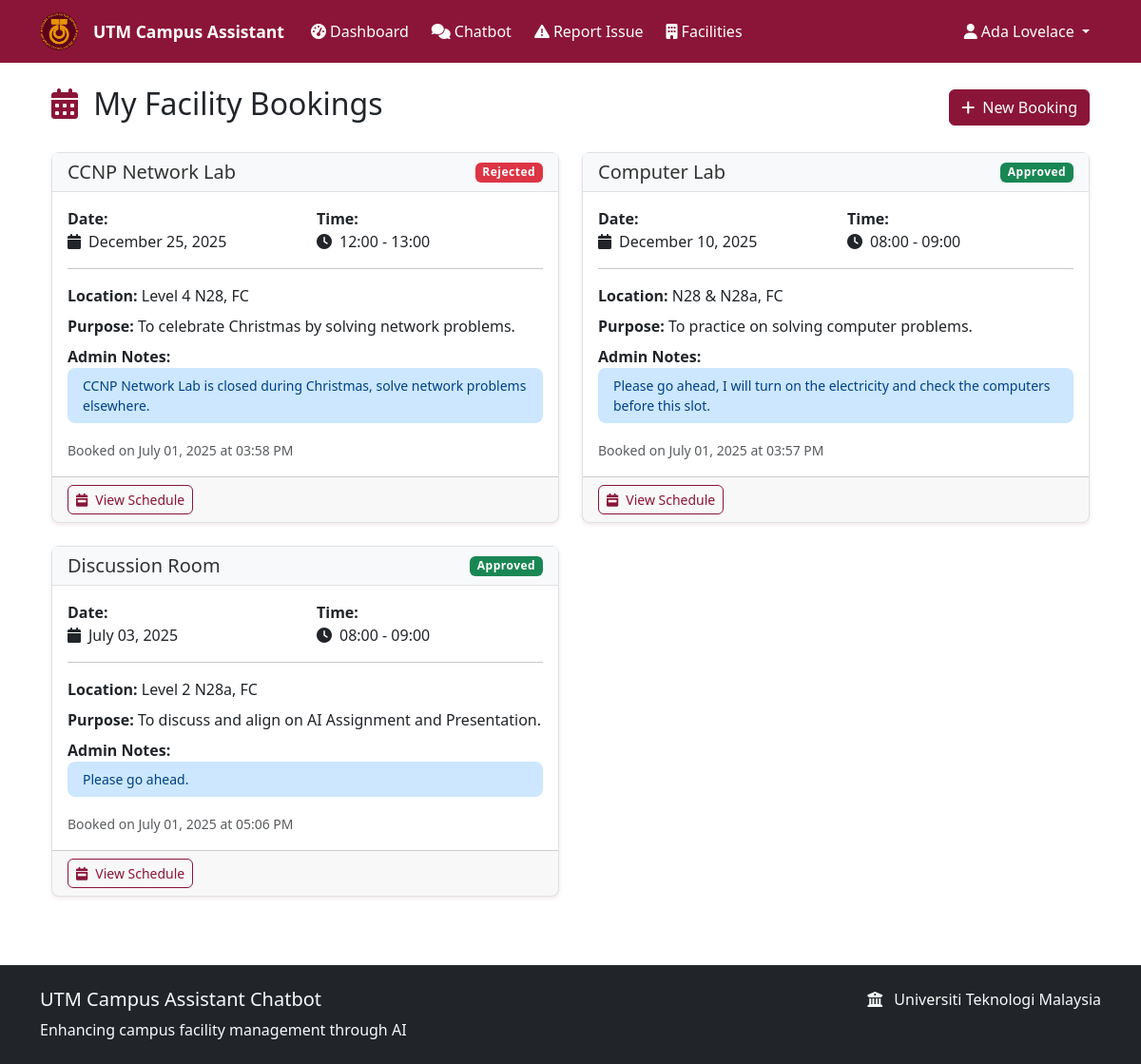
Screenshot of /my_bookings (signed in) with the database file from the repository.
### models.py (models this page shows, shortened)
class User(UserMixin, db.Model):
    __tablename__ = 'users'
    id = db.Column(db.Integer, primary_key=True)
    username = db.Column(db.String(80), unique=True, nullable=False)
    email = db.Column(db.String(120), unique=True, nullable=False)
    password_hash = db.Column(db.String(256), nullable=False)
    role = db.Column(Enum(UserRole), nullable=False, default=UserRole.STUDENT)
    full_name = db.Column(db.String(100), nullable=False)
    student_id = db.Column(db.String(20), unique=True, nullable=True)
    created_at = db.Column(db.DateTime, default=datetime.utcnow)

class FacilityBooking(db.Model):
    __tablename__ = 'facility_bookings'
    id = db.Column(db.Integer, primary_key=True)
    facility_id = db.Column(db.Integer, db.ForeignKey('facilities.id'), nullable=False)
    user_id = db.Column(db.Integer, db.ForeignKey('users.id'), nullable=False)
    booking_date = db.Column(db.Date, nullable=False)
    start_hour = db.Column(db.Integer, nullable=False)  # 0-23 for hour slots
    end_hour = db.Column(db.Integer, nullable=False)    # 0-23 for hour slots
    purpose = db.Column(db.String(200))
    status = db.Column(Enum(BookingStatus), default=BookingStatus.PENDING)
    admin_notes = db.Column(db.Text)
    created_at = db.Column(db.DateTime, default=datetime.utcnow)
    updated_at = db.Column(db.DateTime, default=datetime.utcnow, onupdate=datetime.utcnow)
    facility = db.relationship('Facility', backref='bookings')
    user = db.relationship('User', backref='facility_bookings')
    @property
    def time_slot_display(self):
        return f"{self.start_hour:02d}:00 - {self.end_hour:02d}:00"

class Facility(db.Model):
    __tablename__ = 'facilities'
    id = db.Column(db.Integer, primary_key=True)
    name = db.Column(db.String(100), nullable=False)
    category = db.Column(db.String(50), nullable=False)
    location = db.Column(db.String(200), nullable=False)
    description = db.Column(db.Text)
    is_bookable = db.Column(db.Boolean, default=False)
    is_active = db.Column(db.Boolean, default=True)
    capacity = db.Column(db.Integer)
    operating_hours = db.Column(db.String(100))
    contact_info = db.Column(db.String(200))
    created_at = db.Column(db.DateTime, default=datetime.utcnow)
    updated_at = db.Column(db.DateTime, default=datetime.utcnow, onupdate=datetime.utcnow)

### routes.py (the view)
@app.route('/my_bookings')
@login_required
def my_bookings():
    bookings = FacilityBooking.query.filter_by(user_id=current_user.id).order_by(
        FacilityBooking.booking_date.desc(),
        FacilityBooking.start_hour.desc()
    ).all()
    return render_template('my_bookings.html', bookings=bookings)

### flask_app.py (called while the page is built)
@login_manager.user_loader
def load_user(user_id):
    from models import User
    return User.query.get(int(user_id))

### templates/my_bookings.html (shortened to what this page needs)
{% extends "base.html" %}
{% block content %}
<div class="container mt-4">
    <div class="d-flex justify-content-between align-items-center mb-4">
        <h2>
            <i class="fas fa-calendar-alt text-primary me-2"></i>
            My Facility Bookings
        </h2>
        <a href="{{ url_for('book_facility') }}" class="btn btn-primary">
            <i class="fas fa-plus me-2"></i>New Booking
        </a>
    </div>
    {% if bookings %}
    <div class="row">
        {% for booking in bookings %}
        <div class="col-md-6 mb-4">
            <div class="card">
                <div class="card-header d-flex justify-content-between align-items-center">
                    <h5 class="mb-0">{{ booking.facility.name }}</h5>
                    <span class="badge
                        {% if booking.status.value == 'pending' %}bg-warning text-dark
                        {% elif booking.status.value == 'approved' %}bg-success
                        {% elif booking.status.value == 'rejected' %}bg-danger
                        {% else %}bg-secondary{% endif %}">
                        {{ booking.status.value.title() }}
                    </span>
                </div>
                <div class="card-body">
                    <div class="row">
                        <div class="col-sm-6">
                            <strong>Date:</strong><br>
                            <i class="fas fa-calendar me-2"></i>{{ booking.booking_date.strftime('%B %d, %Y') }}
                        </div>
                        <div class="col-sm-6">
                            <strong>Time:</strong><br>
                            <i class="fas fa-clock me-2"></i>{{ booking.time_slot_display }}
                        </div>
                    </div>
                    <hr>
                    <div class="mb-2">
                        <strong>Location:</strong> {{ booking.facility.location }}
                    </div>
                    <div class="mb-2">
                        <strong>Purpose:</strong> {{ booking.purpose }}
                    </div>
                    {% if booking.admin_notes %}
                    <div class="mb-2">
                        <strong>Admin Notes:</strong>
                        <div class="alert alert-info small py-2">{{ booking.admin_notes }}</div>
                    </div>
                    {% endif %}
                    <small class="text-muted">
                        Booked on {{ booking.created_at.strftime('%B %d, %Y at %I:%M %p') }}
                    </small>
                </div>
                <div class="card-footer">
                    <div class="d-flex justify-content-between">
                        <a href="{{ url_for('facility_schedule', facility_id=booking.facility.id) }}"
                           class="btn btn-sm btn-outline-primary">
                            <i class="fas fa-calendar-week me-2"></i>View Schedule
                        </a>
                    </div>
                </div>
            </div>
        </div>
        {% endfor %}
    </div>
    {% endif %}
</div>
{% endblock %}

### templates/base.html (shortened to what this page needs)
<!DOCTYPE html>
<html lang="en">
<head>
    <link href="https://cdn.jsdelivr.net/npm/bootstrap@5.3.0/dist/css/bootstrap.min.css" rel="stylesheet">
    <link href="{{ url_for('static', filename='css/style.css') }}" rel="stylesheet">
    <link rel="stylesheet" href="https://cdnjs.cloudflare.com/ajax/libs/font-awesome/6.4.0/css/all.min.css">
</head>
<body>
    <nav class="navbar navbar-expand-lg navbar-dark">
        <div class="container">
            <a class="navbar-brand" href="{{ url_for('index') }}">
                <img src="{{ url_for('static', filename='images/facilities/utm-logo.png') }}" alt="UTM Logo" class="utm-logo-img">
                <span class="text-white">UTM Campus Assistant</span>
            </a>
            <div class="collapse navbar-collapse" id="navbarNav">
                <ul class="navbar-nav me-auto">
                    {% if current_user.is_authenticated %}
                        {% if current_user.role.value == 'student' %}
                            <li class="nav-item">
                                <a class="nav-link" href="{{ url_for('student_dashboard') }}">
                                    <i class="fas fa-tachometer-alt me-1"></i>Dashboard
                                </a>
                            </li>
                            <li class="nav-item">
                                <a class="nav-link" href="{{ url_for('chatbot') }}">
                                    <i class="fas fa-comments me-1"></i>Chatbot
                                </a>
                            </li>
                            <li class="nav-item">
                                <a class="nav-link" href="{{ url_for('report_issue') }}">
                                    <i class="fas fa-exclamation-triangle me-1"></i>Report Issue
                                </a>
                            </li>
                            <li class="nav-item">
                                <a class="nav-link" href="{{ url_for('facility_info') }}">
                                    <i class="fas fa-building me-1"></i>Facilities
                                </a>
                            </li>
                        {% endif %}
                    {% endif %}
                </ul>
                <ul class="navbar-nav">
                    {% if current_user.is_authenticated %}
                        <li class="nav-item dropdown">
                            <a class="nav-link dropdown-toggle" href="#" id="navbarDropdown" role="button" data-bs-toggle="dropdown">
                                <i class="fas fa-user me-1"></i>{{ current_user.full_name }}
                            </a>
                        </li>
                    {% endif %}
                </ul>
            </div>
        </div>
    </nav>
    <main class="container my-4">
        {% block content %}{% endblock %}
    </main>
    <footer class="bg-dark text-light py-4 mt-5">
        <div class="container">
            <div class="row">
                <div class="col-md-6">
                    <h5>UTM Campus Assistant Chatbot</h5>
                    <p class="mb-0">Enhancing campus facility management through AI</p>
                </div>
                <div class="col-md-6 text-md-end">
                    <p class="mb-0">
                        <i class="fas fa-university me-2"></i>
                        Universiti Teknologi Malaysia
                    </p>
                </div>
            </div>
        </div>
    </footer>
</body>
</html>

### static/css/style.css (style rules this page uses)
:root { --utm-maroon: #8B1538; --utm-maroon-dark: #6B1028; --utm-maroon-light: #AB1548; --utm-gold: #FFD700; --utm-gold-dark: #E5C100; --utm-gray: #f8f9fa; --utm-text: #333333; --utm-text-light: #666666; --utm-white: #ffffff; --utm-border: #dee2e6; }
.btn-primary { background-color: var(--utm-maroon); border-color: var(--utm-maroon); }
.btn-outline-primary { color: var(--utm-maroon); border-color: var(--utm-maroon); }
.text-primary { color: var(--utm-maroon) !important; }
.navbar-dark { background-color: var(--utm-maroon) !important; }
.navbar-brand { color: var(--utm-white) !important; font-weight: 700; font-size: 1.3rem; display: flex; align-items: center; gap: 0.5rem; }
.navbar-nav .nav-link { color: var(--utm-white) !important; font-weight: 500; transition: color 0.2s ease; margin: 0 0.25rem; }
.utm-logo-img { width: 40px; height: 40px; object-fit: cover; border-radius: 50%; margin-right: 8px; vertical-align: middle; }
.card { border: 1px solid var(--utm-border); border-radius: 0.5rem; box-shadow: 0 0.125rem 0.25rem rgba(139, 21, 56, 0.1); transition: transform 0.2s ease-in-out, box-shadow 0.2s ease-in-out; }
.card-header { background-color: var(--utm-gray); border-bottom: 1px solid var(--utm-border); font-weight: 600; color: var(--utm-text); }
.alert-info { background-color: #cce7ff; border-color: #b3d9ff; color: #004085; }
.card { transition: transform 0.2s ease-in-out, box-shadow 0.2s ease-in-out; }
.badge { font-size: 0.75em; letter-spacing: 0.5px; }
.btn { border-radius: 0.375rem; font-weight: 500; transition: all 0.2s ease; }
.alert { border: none; border-radius: 0.5rem; }
.navbar-brand { font-weight: 600; font-size: 1.1rem; }
.navbar-nav .nav-link { font-weight: 500; transition: color 0.2s ease; }
footer { margin-top: auto; }

### rows the page displays
User: full_name "Ada Lovelace"
FacilityBooking: facility.name "CCNP Network Lab", status.value "Rejected", booking_date "December 25, 2025", time_slot_display "12:00 - 13:00", facility.location "Level 4 N28, FC", purpose "To celebrate Christmas by solving network problems.", admin_notes "CCNP Network Lab is closed during Christmas, solve network problems elsewhere.", created_at "July 01, 2025 at 03:58 PM"
FacilityBooking: facility.name "Computer Lab", status.value "Approved", booking_date "December 10, 2025", time_slot_display "08:00 - 09:00", facility.location "N28 & N28a, FC", purpose "To practice on solving computer problems.", admin_notes "Please go ahead, I will turn on the electricity and check the computers before this slot.", created_at "July 01, 2025 at 03:57 PM"
FacilityBooking: facility.name "Discussion Room", status.value "Approved", booking_date "July 03, 2025", time_slot_display "08:00 - 09:00", facility.location "Level 2 N28a, FC", purpose "To discuss and align on AI Assignment and Presentation.", admin_notes "Please go ahead.", created_at "July 01, 2025 at 05:06 PM"
